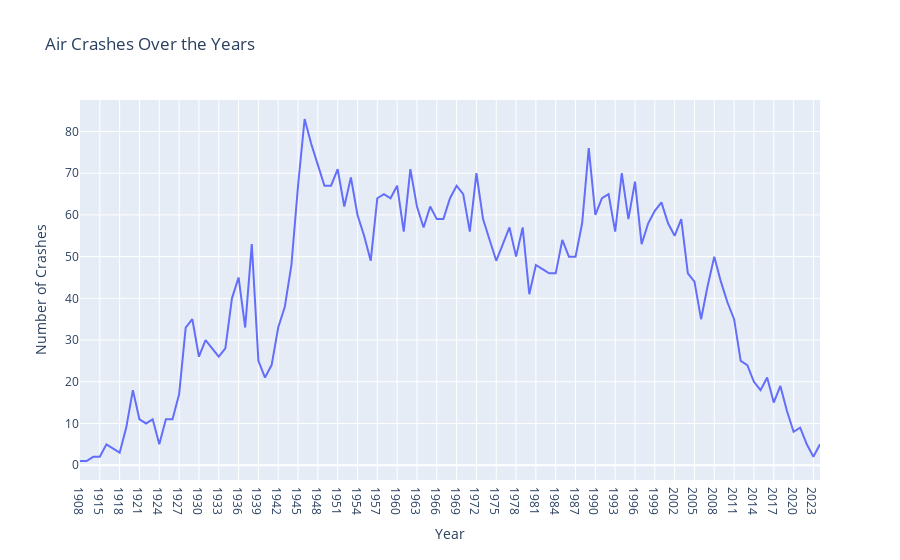

The notebook cell saved with this chart:
### Code cell
# Group the data by year and count the number of crashes per year
crashes_per_year = data.groupby('Year').size().reset_index(name='Count')
# Create an interactive time series plot using Plotly
fig = px.line(crashes_per_year, x='Year', y='Count', title='Air Crashes Over the Years')
fig.update_xaxes(title='Year')
fig.update_yaxes(title='Number of Crashes')
fig.update_layout(xaxis=dict(type='category'))

### Figure 1 — Plotly figure (JSON) as saved in the notebook; plotly's stock layout.template omitted (floating-point values rounded to 4 significant figures)
{"data": [{"hovertemplate": "Year=%{x}<br>Count=%{y}<extra></extra>", "legendgroup": "", "line": {"color": "#636efa", "dash": "solid"}, "marker": {"symbol": "circle"}, "mode": "lines", "name": "", "orientation": "v", "showlegend": false, "type": "scatter", "x": [1908, 1912, 1913, 1915, 1916, 1917, 1918, 1919, 1920, 1921, 1922, 1923, 1924, 1925, 1926, 1927, 1928, 1929, 1930, 1931, 1932, 1933, 1934, 1935, 1936, 1937, 1938, 1939, 1940, 1941, 1942, 1943, 1944, 1945, 1946, 1947, 1948, 1949, 1950, 1951, 1952, 1953, 1954, 1955, 1956, 1957, 1958, 1959, 1960, 1961, 1962, 1963, 1964, 1965, 1966, 1967, 1968, 1969, 1970, 1971, 1972, 1973, 1974, 1975, 1976, 1977, 1978, 1979, 1980, 1981, 1982, 1983, 1984, 1985, 1986, 1987, 1988, 1989, 1990, 1991, 1992, 1993, 1994, 1995, 1996, 1997, 1998, 1999, 2000, 2001, 2002, 2003, 2004, 2005, 2006, 2007, 2008, 2009, 2010, 2011, 2012, 2013, 2014, 2015, 2016, 2017, 2018, 2019, 2020, 2021, 2022, 2023, 2024], "xaxis": "x", "y": [1, 1, 2, 2, 5, 4, 3, 9, 18, 11, 10, 11, 5, 11, 11, 17, 33, 35, 26, 30, 28, 26, 28, 40, 45, 33, 53, 25, 21, 24, 33, 38, 48, 67, 83, 77, 72, 67, 67, 71, 62, 69, 60, 55, 49, 64, 65, 64, 67, 56, 71, 62, 57, 62, 59, 59, 64, 67, 65, 56, 70, 59, 54, 49, 53, 57, 50, 57, 41, 48, 47, 46, 46, 54, 50, 50, 58, 76, 60, 64, 65, 56, 70, 59, 68, 53, 58, 61, 63, 58, 55, 59, 46, 44, 35, 43, 50, 44, 39, 35, 25, 24, 20, 18, 21, 15, 19, 13, 8, 9, 5, 2, 5], "yaxis": "y"}], "layout": {"legend": {"tracegroupgap": 0}, "title": {"text": "Air Crashes Over the Years"}, "xaxis": {"anchor": "y", "domain": [0, 1], "title": {"text": "Year"}, "type": "category"}, "yaxis": {"anchor": "x", "domain": [0, 1], "title": {"text": "Number of Crashes"}}}}
